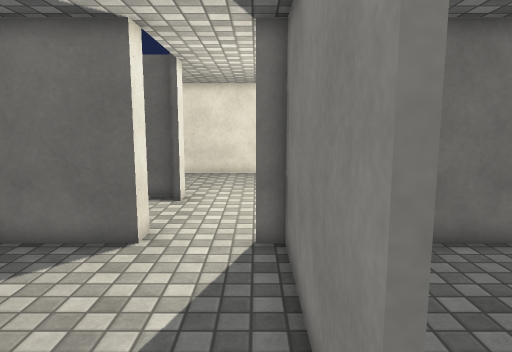
View 1 (above)

15 first-person views from a walk through a 3-D level made in the Unity game engine. The camera is 1.5 m above the floor, tilts 8° down and sees 70° across. The floor is counted in squares, 0.5 m on a side. Each view is taken from the middle of a square. On the plan, view 1 faces up. The plan holds only what a view shows up to about 20 squares ahead; the rest is blank. The player is left out. Surface patterns are stand-ins for the level's own textures.

View 2
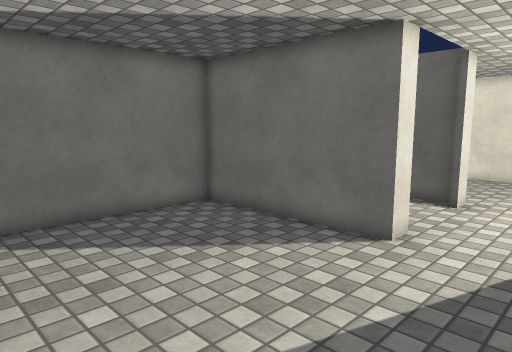

View 3
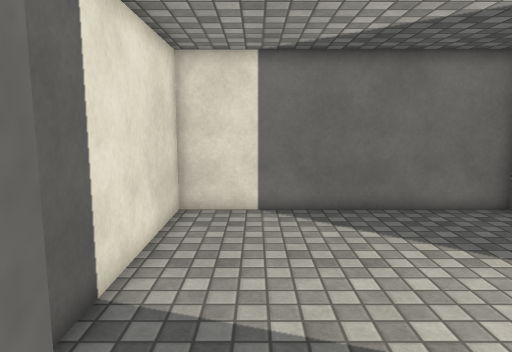

View 4
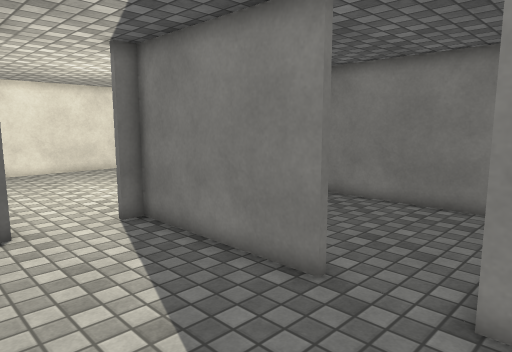

View 5
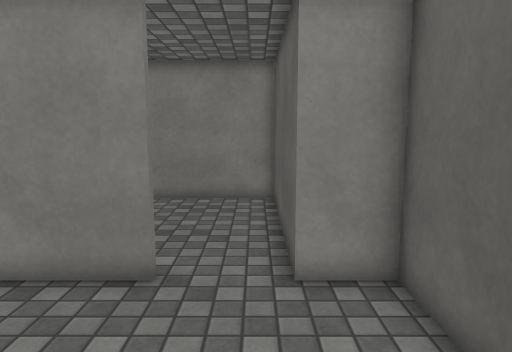

View 6
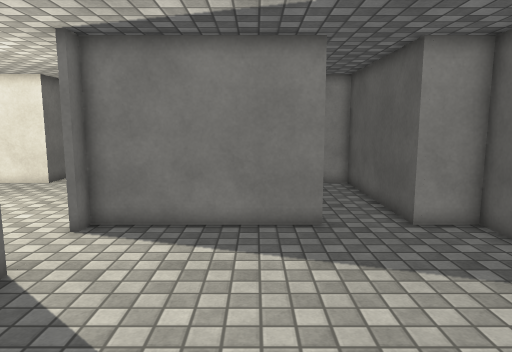

View 7
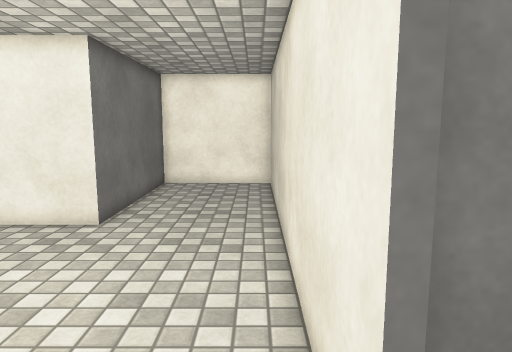

View 8
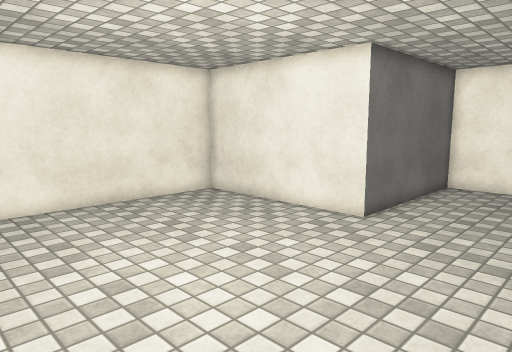

View 9
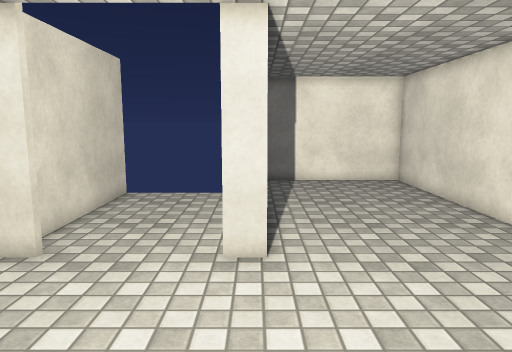

View 10
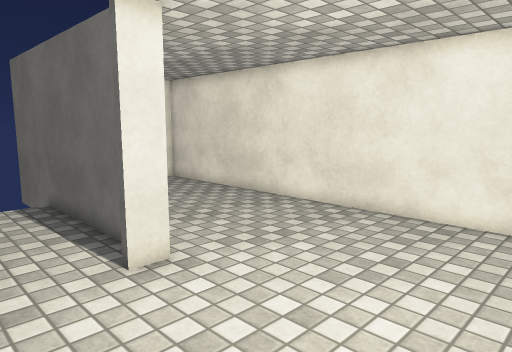

View 11
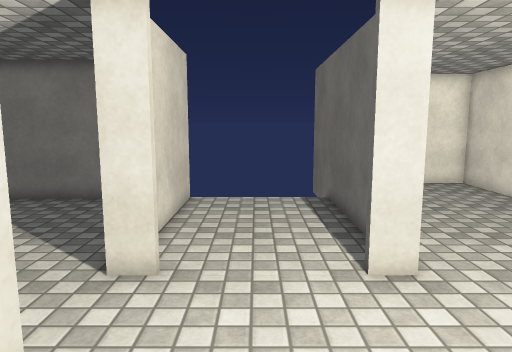

View 12
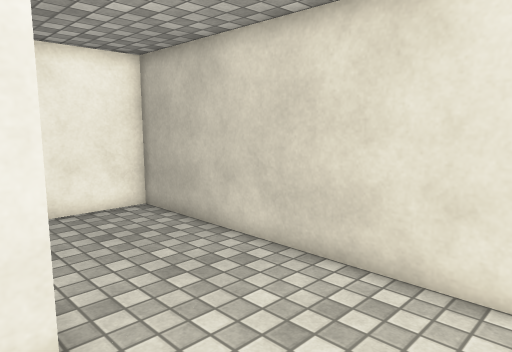

View 13
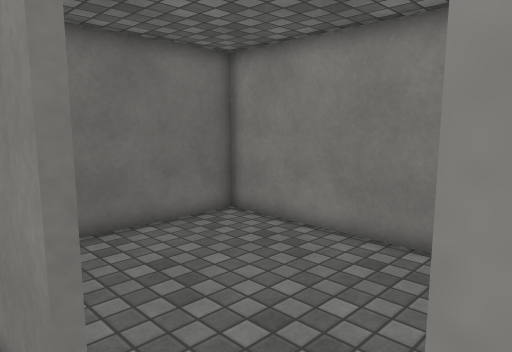

View 14
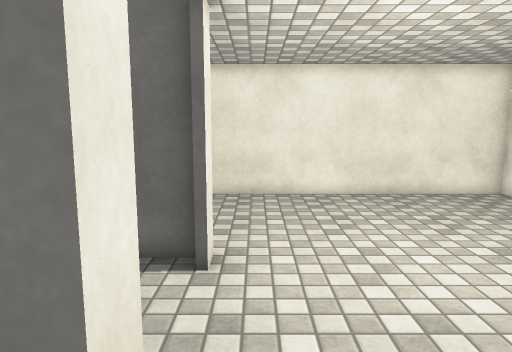

View 15
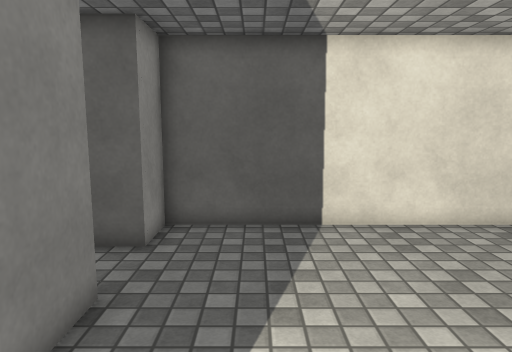

### Floor plan
Ten units are one square. View 1 is at (0, 0); x grows to the right and y downward. Boxes are objects, and circles mark ways between rooms. Rooms are numbered by the first view taken in them; rooms with no view inside come last. Other rooms are left out.
<svg viewBox="-155 -233 327 265">
<path fill="none" stroke="#000" d="M8 -19 8 -90 0 -90M-30 -90 -107 -90 -107 27 8 27 8 8M8 8 88 8 88 -90 32 -90M-30 -154 -30 -142M-32 -150 -150 -150M-30 -101 -30 -90M-1 -92 167 -92 167 -147 88 -147 88 -228 -147 -228 -147 -156M-110 -92 -44 -92"/>
<circle cx="10" cy="-10" r="3" fill="#2a7"/>
<circle cx="-15" cy="-90" r="3" fill="#2a7"/>
<text x="-50" y="-30">1</text>
<text x="50" y="-40">2</text>
<text x="0" y="-160">3</text>
</svg>
Room 1 opens to room 2. Room 1 opens to room 3.

Where each view was taken, in squares from view 1:
view 1: 0 up, 0 right, facing up
view 2: 0 up, 1 right, facing up-left
view 3: 0 up, 2 right, facing left
view 4: 2 down, 5 left, facing up-right
view 5: 0 up, 6 left, facing right
view 6: 4 up, 10 left, facing right
view 7: 10 up, 2 left, facing right
view 8: 9 up, 2 left, facing up-right
view 9: 15 up, 5 right, facing left
view 10: 11 up, 4 right, facing up-left
view 11: 12 up, 4 right, facing left
view 12: 16 up, 4 right, facing down-right
view 13: 1 down, 0 right, facing up-right
view 14: 7 up, 2 left, facing up
view 15: 8 up, 2 left, facing down
